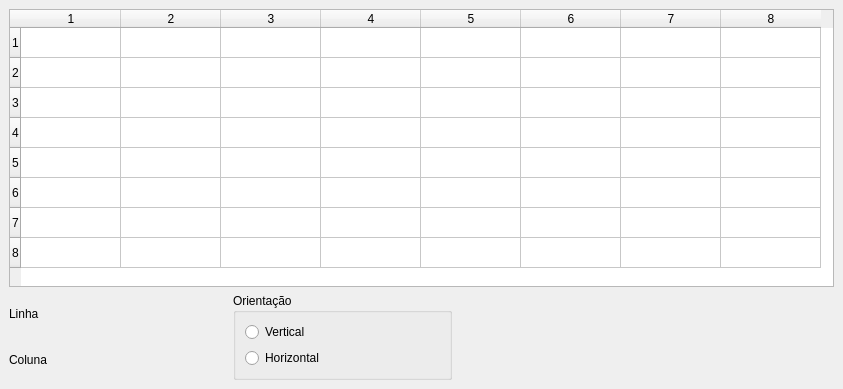
<?xml version="1.0" encoding="UTF-8"?>
<ui version="4.0">
 <class>MainWindow</class>
 <widget class="QMainWindow" name="MainWindow">
  <property name="geometry">
   <rect>
    <x>0</x>
    <y>0</y>
    <width>843</width>
    <height>389</height>
   </rect>
  </property>
  <property name="windowTitle">
   <string>MainWindow</string>
  </property>
  <widget class="QWidget" name="centralwidget">
   <layout class="QVBoxLayout" name="verticalLayout_3">
    <item>
     <widget class="QTableWidget" name="tblGrid">
      <property name="editTriggers">
       <set>QAbstractItemView::NoEditTriggers</set>
      </property>
      <property name="rowCount">
       <number>8</number>
      </property>
      <property name="columnCount">
       <number>8</number>
      </property>
      <attribute name="horizontalHeaderVisible">
       <bool>true</bool>
      </attribute>
      <row/>
      <row/>
      <row/>
      <row/>
      <row/>
      <row/>
      <row/>
      <row/>
      <column/>
      <column/>
      <column/>
      <column/>
      <column/>
      <column/>
      <column/>
      <column/>
     </widget>
    </item>
    <item>
     <layout class="QHBoxLayout" name="horizontalLayout_3" stretch="20,20,35">
      <item>
       <layout class="QVBoxLayout" name="verticalLayout_2">
        <item>
         <layout class="QHBoxLayout" name="horizontalLayout" stretch="25,0,75">
          <item>
           <widget class="QLabel" name="lblRow">
            <property name="text">
             <string>Linha</string>
            </property>
           </widget>
          </item>
          <item>
           <widget class="QLabel" name="lblRowValue">
            <property name="text">
             <string>    </string>
            </property>
           </widget>
          </item>
          <item>
           <spacer name="horizontalSpacer_3">
            <property name="orientation">
             <enum>Qt::Horizontal</enum>
            </property>
            <property name="sizeHint" stdset="0">
             <size>
              <width>40</width>
              <height>20</height>
             </size>
            </property>
           </spacer>
          </item>
         </layout>
        </item>
        <item>
         <layout class="QHBoxLayout" name="horizontalLayout_2" stretch="25,0,75">
          <item>
           <widget class="QLabel" name="lblColumn">
            <property name="text">
             <string>Coluna</string>
            </property>
           </widget>
          </item>
          <item>
           <widget class="QLabel" name="lblColumnValue">
            <property name="text">
             <string>    </string>
            </property>
           </widget>
          </item>
          <item>
           <spacer name="horizontalSpacer_4">
            <property name="orientation">
             <enum>Qt::Horizontal</enum>
            </property>
            <property name="sizeHint" stdset="0">
             <size>
              <width>40</width>
              <height>20</height>
             </size>
            </property>
           </spacer>
          </item>
         </layout>
        </item>
       </layout>
      </item>
      <item>
       <widget class="QGroupBox" name="grbOrientation">
        <property name="title">
         <string>Orientação</string>
        </property>
        <layout class="QVBoxLayout" name="verticalLayout">
         <item>
          <widget class="QRadioButton" name="rbbVertical">
           <property name="text">
            <string>Vertical</string>
           </property>
          </widget>
         </item>
         <item>
          <widget class="QRadioButton" name="rdbHorizontal">
           <property name="text">
            <string>Horizontal</string>
           </property>
          </widget>
         </item>
        </layout>
       </widget>
      </item>
      <item>
       <spacer name="horizontalSpacer_2">
        <property name="orientation">
         <enum>Qt::Horizontal</enum>
        </property>
        <property name="sizeHint" stdset="0">
         <size>
          <width>40</width>
          <height>20</height>
         </size>
        </property>
       </spacer>
      </item>
     </layout>
    </item>
   </layout>
  </widget>
 </widget>
 <resources/>
 <connections/>
</ui>
